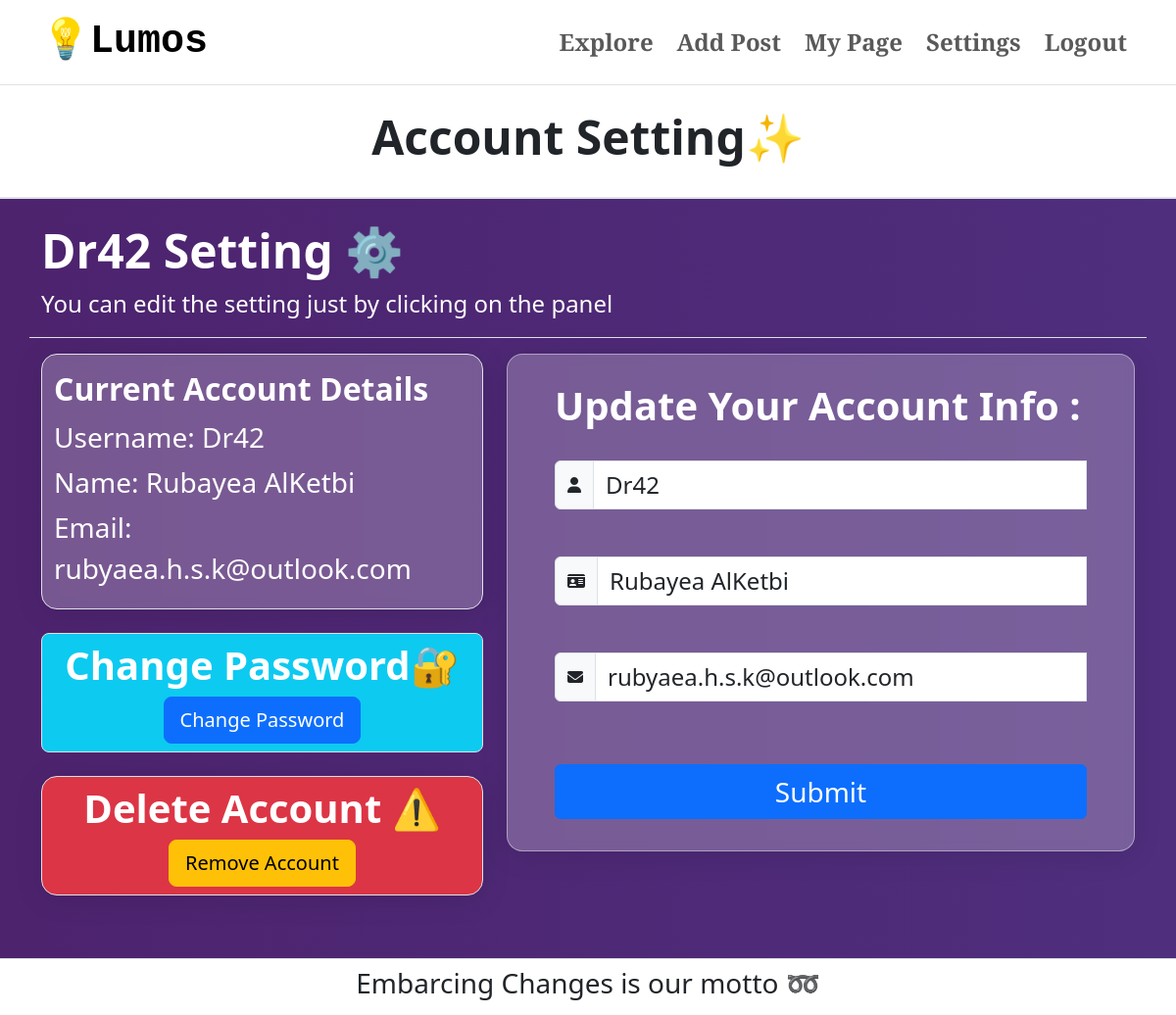
/dashboard (signed in), run on an earlier commit of the app's database.
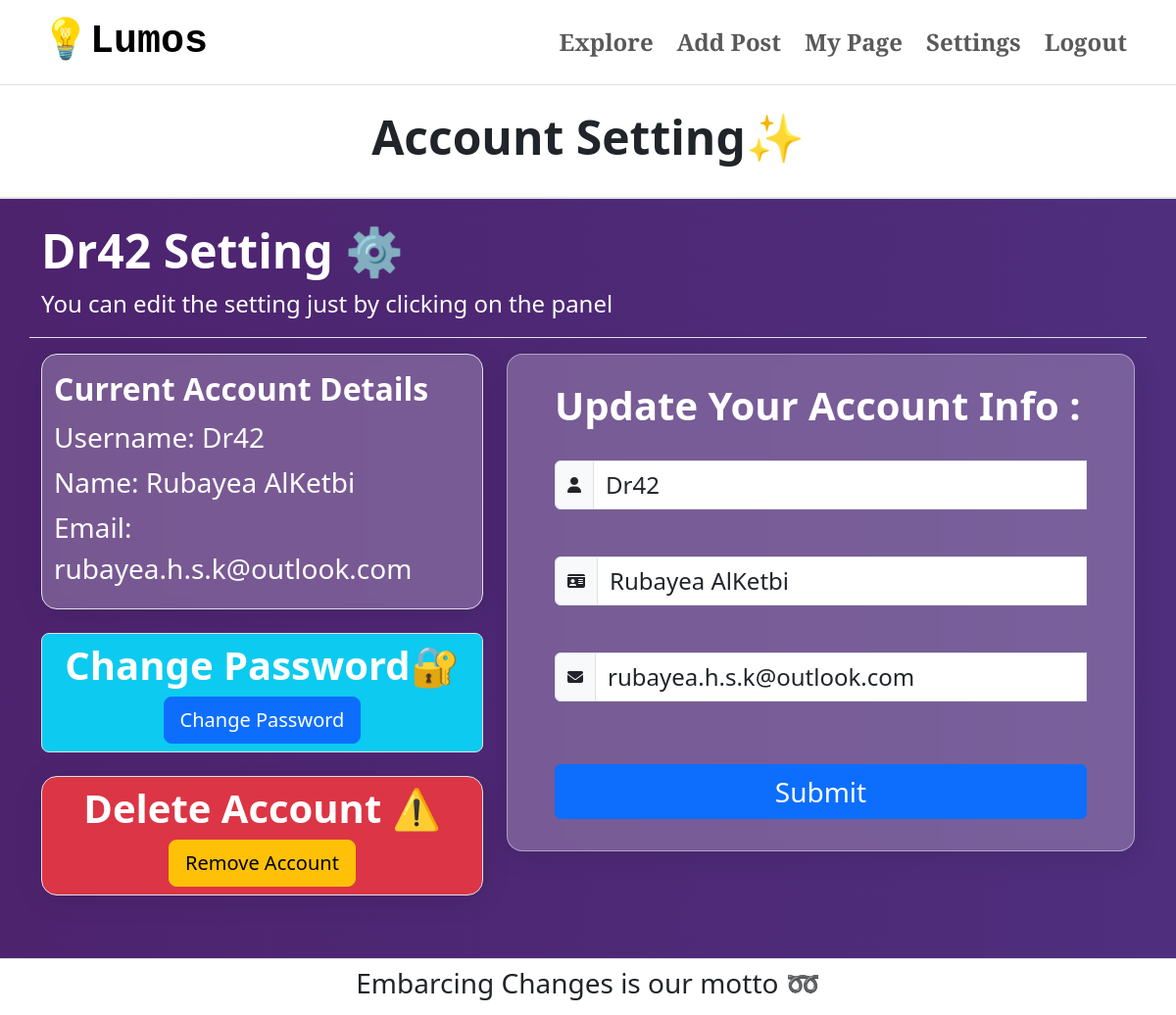
And on a later commit of the database.
### app/models.py (models this page shows, shortened)
class User(db.Model, UserMixin):
    id = db.Column(db.Integer, primary_key=True)
    name = db.Column(db.String(100), nullable=False)
    email = db.Column(db.String(100), unique=True, nullable=False)
    passwordHashed = db.Column(db.String(100), nullable=False)
    username = db.Column(db.String(20), unique=True, nullable=False)
    biography = db.Column(db.Text, nullable=True)
    avatar = db.Column(db.String(), nullable=True)
    posts = db.relationship('Post', backref='user', lazy=True)
    @property
    def password(self):
        raise AttributeError('password: write-only field , not readable')

### app/views.py (the view, shortened to what this page needs)
@app.route('/dashboard', methods=['GET', 'POST'])
@login_required
def userDash():
    user = User.query.filter_by(username=current_user.username).first()
    register_form = UpdateAccountForm()
    password_form = ChangePasswordForm()
    delete_form = deleteAccountForm()
    print(request.form)
    return render_template("user_dash.html", user=user, register_form=register_form,delete_form=delete_form,password_form=password_form)

### app/forms.py
class UpdateAccountForm(FlaskForm):
    username = StringField('Username')
    name = StringField('Name')
    email = StringField('Email Address')
    update = SubmitField('Update')

class ChangePasswordForm(FlaskForm):
    old_password = PasswordField('Old Password', validators=[DataRequired()])
    password = PasswordField('New Password', validators=[DataRequired(),Length(min=8,max=20),EqualTo('confirm',message='Passwords must match')])
    confirm = PasswordField('Confirm Password', validators=[DataRequired()])
    change = SubmitField('Change Password')

### app/views.py (called while the page is built)
@login_manager.user_loader
def load_user(id):
    return User.query.get(int(id))

### app/templates/user_dash.html (shortened to what the changed rows need)
{% extends "home.html" %}
{% block content %}
<div class="h-full">
    <div class="container-fluid border-top border-bottom py-4">
        <section class="container-sm my-auto text-center">
            <h1 class="display-5 fw-bold">Account Setting✨</h1>
        </section>
    </div>
    <div class="container-fluid border-top p-4 movingGradeient">
        <div class="container border-all">
            <div class="row d-flex justify-content-center border-bottom">
                <div class="col-md-12">
                    <h1 class="display-5 fw-bold text-white">{{user.username}} Setting ⚙️</h1>
                    <p class="fs-4 text-white">You can edit the setting just by clicking on the panel</p>
                </div>
            </div>
        <div class ="row d-flex py-3">
            <div class="col-md-5">
                <div class = "container border glassContainer mb-4">
                    <div class ="row d-block">
                        <div class = "col-md-12 py-3">
                            <h3 class="fs-2 fw-bold text-white">Current Account Details</h3>
                            <p class="fs-3 text-white mb-1 fw-light"><strong>Username: </strong> {{ user.username }}</p>
                            <p class="fs-3 text-white mb-1 fw-light"><strong>Name: </strong> {{ user.name }}</p>
                            <p class="fs-3 text-white mb-1 fw-light"><strong>Email: </strong> {{ user.email }}</p>
                        </div>
                    </div>
                </div>
            </div>
            <div class="col-md-7">
                <div class="container glassContainer py-1 pb-2">
                    <div class ="row d-block">
                        <div class = "col-md-12 py-2 p-3 d-block justify-contents-center my-3 p-5">
                            <form action="{{url_for('userDash')}}" method="POST" class="">
                                <div class="mb-3 input-group my-3">
                                    <span class="input-group-text my-3"><i class="fa fa-user"></i></span>
                                    <input type="text" class="form-control fs-4 my-3" id="username" name="username" placeholder="Username" value="{{ user.username }}">
                                </div>
                                <div class="mb-3 input-group my-3">
                                    <span class="input-group-text my-3"><i class="fa fa-id-card"></i></span>
                                    <input type="text" class="form-control my-3 fs-4" id="name" name="name" placeholder="Full Name" value="{{ user.name }}">
                                </div>
                                <div class="mb-3 input-group my-3">
                                    <span class="input-group-text my-3"><i class="fa fa-envelope"></i></span>
                                    <input type="email" class="form-control fs-4 my-3" id="email" name="email" placeholder="Email Address" value="{{ user.email }}">
                                </div>
                            </form>
                        </div>
                    </div>
                </div>
            </div>
        </div>
    </div>
</div>
{% endblock content %}

What changed in the data, as far as the page shows it:
changed User "Dr42": email "rubyaea.h.s.k@outlook.com" → "rubayea.h.s.k@outlook.com"
